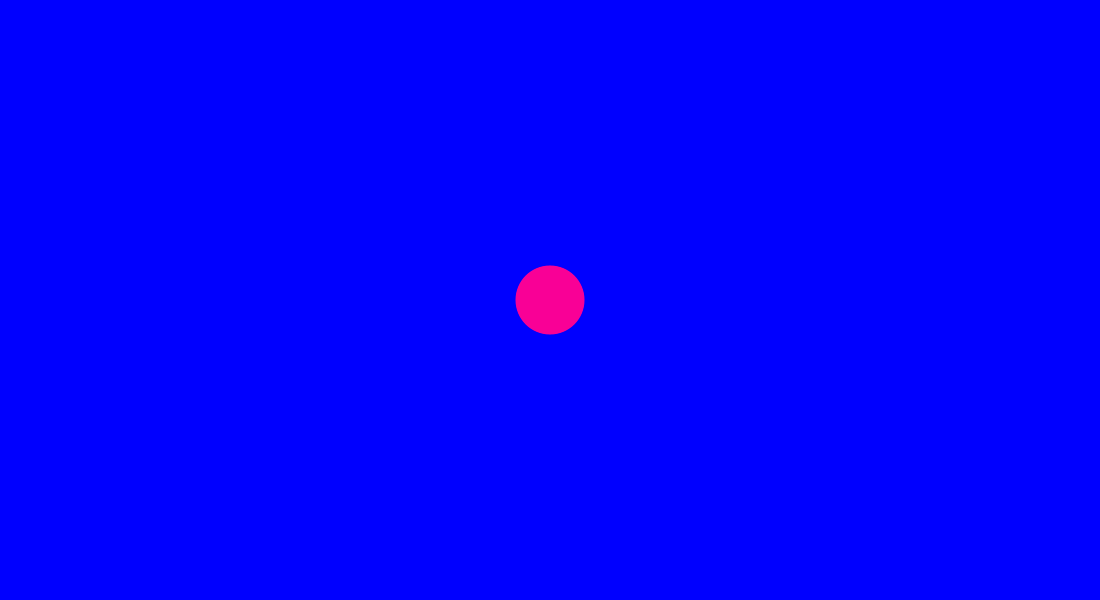
Frame 1 (no input)
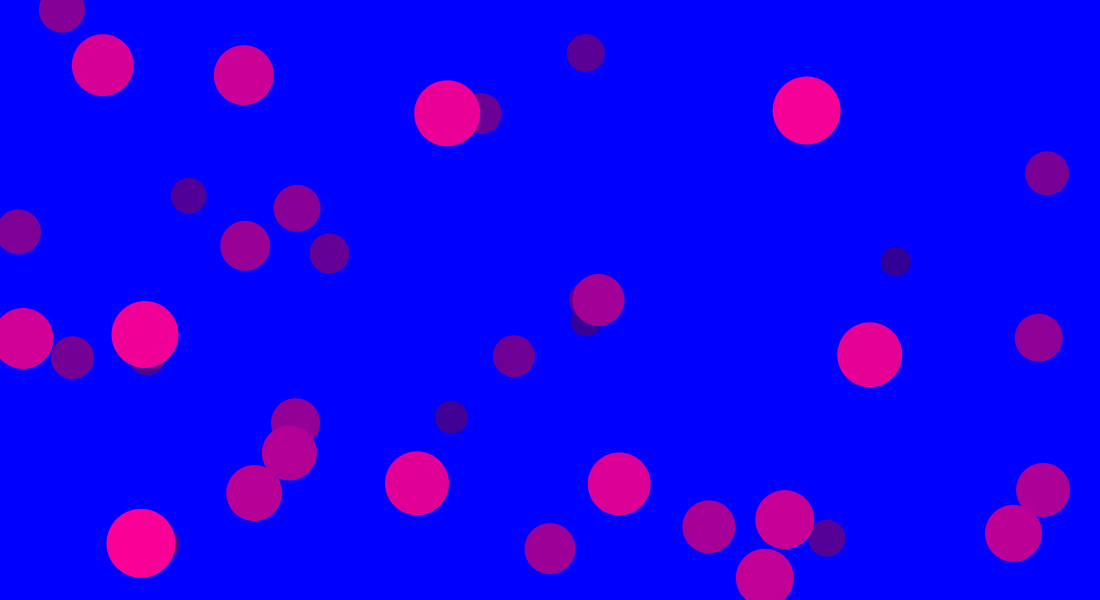
Frame 60 (the mouse pressed at the canvas centre just before this capture)
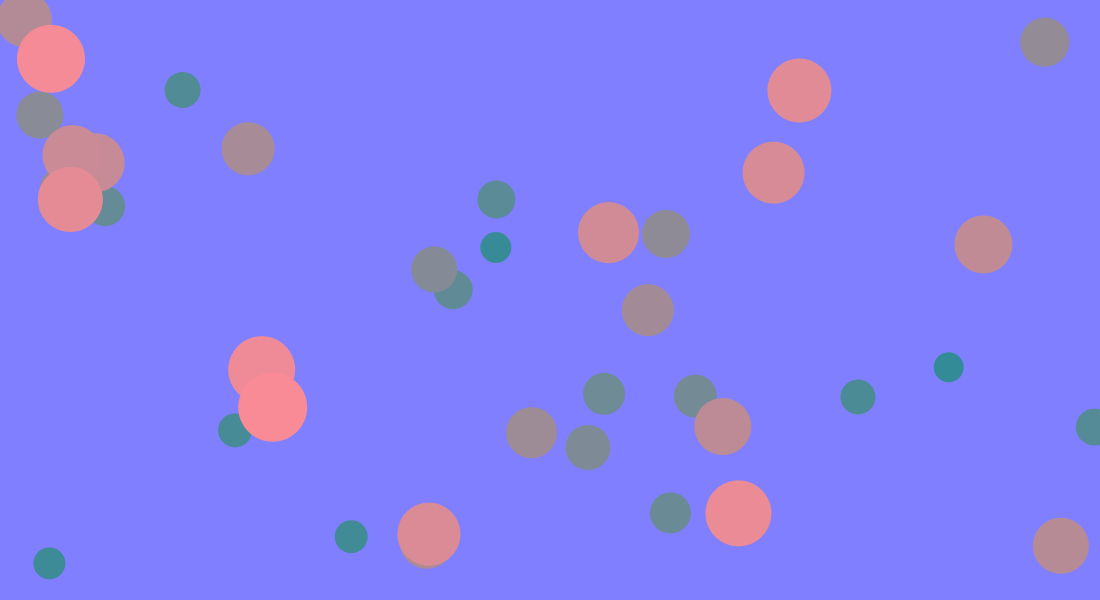
Frame 120 (the mouse held since frame 60 and released just before this capture)

The Processing sketch that drew these frames (run headless with seeded random() and noise(); from frame 60 on, the mouse is pressed at the canvas centre):

// Processing sketch: Array4
// ── Array4.pde
int NUMBALLS = 40;

float[] ballX = new float[NUMBALLS];
float[] ballY = new float[NUMBALLS];
float[] dx = new float[NUMBALLS];
float[] dy = new float[NUMBALLS];

void setup() {
  size(1100,600);
  
  noStroke();
  
  for (int i = 0; i < NUMBALLS; i++) {
    ballX[i] = width/2;
    ballY[i] = height/2;
    dx[i] = random(-20,20);
    dy[i] = random(-20,20);
    
    //ballX[i] = 0;
    //ballY[i] = map(i,0,NUMBALLS,0,height);
    //dx[i] = map(i,0,NUMBALLS,0,5);
    //dy[i] = 0;
  }
}

void draw() {
  background(map(mouseX,0,width, 0,255), map(mouseY,0,height,0,255),255);
  
  for (int i = 0; i < NUMBALLS; i++) {
    fill(map(i,0,NUMBALLS,50,255), map(mouseY, 0, mouseX,0,255), 150);
    ellipse(ballX[i], ballY[i], i+30, i+30);
    fill(0);
    ballX[i] += dx[i];
    ballY[i] += dy[i];
    
    if (ballX[i] > width || ballX[i] < 0) {
      ballX[i] -= dx[i];
      dx[i] = -dx[i];
    }
    
    if (ballY[i] > height || ballY[i] < 0) {
      ballY[i] -= dy[i];
      dy[i] = -dy[i];
    }
    
  }
}
